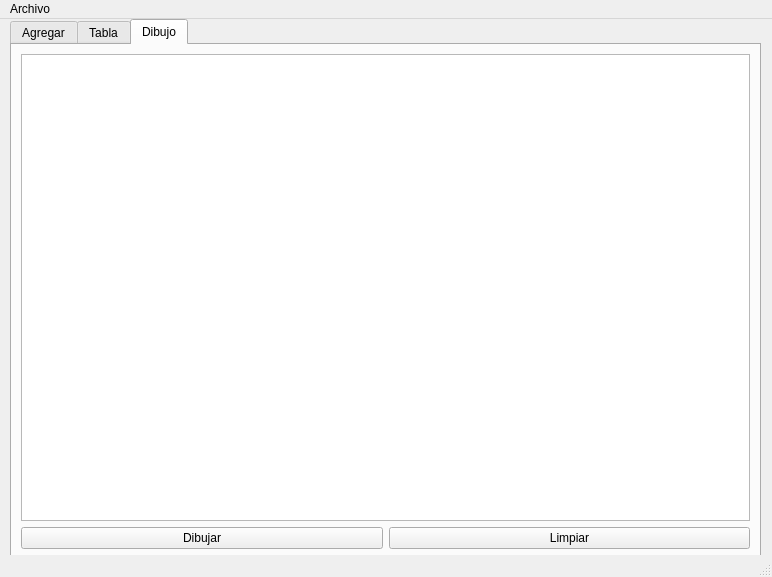
<?xml version="1.0" encoding="UTF-8"?>
<ui version="4.0">
 <class>MainWindow</class>
 <widget class="QMainWindow" name="MainWindow">
  <property name="geometry">
   <rect>
    <x>0</x>
    <y>0</y>
    <width>772</width>
    <height>577</height>
   </rect>
  </property>
  <property name="windowTitle">
   <string>MainWindow</string>
  </property>
  <widget class="QWidget" name="centralwidget">
   <widget class="QTabWidget" name="Agregar">
    <property name="geometry">
     <rect>
      <x>10</x>
      <y>0</y>
      <width>751</width>
      <height>541</height>
     </rect>
    </property>
    <property name="currentIndex">
     <number>2</number>
    </property>
    <widget class="QWidget" name="Tab">
     <attribute name="title">
      <string>Agregar</string>
     </attribute>
     <widget class="QPlainTextEdit" name="Salida">
      <property name="geometry">
       <rect>
        <x>470</x>
        <y>10</y>
        <width>261</width>
        <height>481</height>
       </rect>
      </property>
     </widget>
     <widget class="QGroupBox" name="groupBox_2">
      <property name="geometry">
       <rect>
        <x>0</x>
        <y>0</y>
        <width>461</width>
        <height>491</height>
       </rect>
      </property>
      <property name="title">
       <string>GroupBox</string>
      </property>
      <layout class="QGridLayout" name="gridLayout_4">
       <item row="0" column="0">
        <layout class="QGridLayout" name="gridLayout">
         <item row="0" column="1">
          <widget class="QLineEdit" name="ID_lineEdit"/>
         </item>
         <item row="0" column="0">
          <widget class="QLabel" name="Id_label">
           <property name="text">
            <string>ID: </string>
           </property>
          </widget>
         </item>
         <item row="2" column="1">
          <widget class="QSpinBox" name="Origen_y_spinBox">
           <property name="maximum">
            <number>500</number>
           </property>
          </widget>
         </item>
         <item row="1" column="0">
          <widget class="QLabel" name="label_2">
           <property name="text">
            <string>Origen en x:</string>
           </property>
          </widget>
         </item>
         <item row="4" column="0">
          <widget class="QLabel" name="label_5">
           <property name="text">
            <string>Destino y:</string>
           </property>
          </widget>
         </item>
         <item row="4" column="1">
          <widget class="QSpinBox" name="Destino_y_spinBox">
           <property name="maximum">
            <number>500</number>
           </property>
          </widget>
         </item>
         <item row="3" column="1">
          <widget class="QSpinBox" name="Destino_x_spinBox">
           <property name="maximumSize">
            <size>
             <width>42</width>
             <height>22</height>
            </size>
           </property>
           <property name="maximum">
            <number>500</number>
           </property>
          </widget>
         </item>
         <item row="5" column="0">
          <widget class="QLabel" name="label_6">
           <property name="text">
            <string>Velocidad:</string>
           </property>
          </widget>
         </item>
         <item row="1" column="1">
          <widget class="QSpinBox" name="Origen_x_spinBox">
           <property name="minimumSize">
            <size>
             <width>42</width>
             <height>22</height>
            </size>
           </property>
           <property name="maximumSize">
            <size>
             <width>42</width>
             <height>22</height>
            </size>
           </property>
           <property name="maximum">
            <number>500</number>
           </property>
          </widget>
         </item>
         <item row="2" column="0">
          <widget class="QLabel" name="label_3">
           <property name="text">
            <string>Origen en y:</string>
           </property>
          </widget>
         </item>
         <item row="3" column="0">
          <widget class="QLabel" name="label_4">
           <property name="text">
            <string>Destino x:</string>
           </property>
          </widget>
         </item>
         <item row="5" column="1">
          <widget class="QSpinBox" name="Velocidad_spinBox">
           <property name="maximum">
            <number>500</number>
           </property>
          </widget>
         </item>
        </layout>
       </item>
       <item row="1" column="0">
        <widget class="QGroupBox" name="Color_RGB">
         <property name="title">
          <string>Color (rgb):</string>
         </property>
         <layout class="QGridLayout" name="gridLayout_2">
          <item row="2" column="0">
           <widget class="QLabel" name="label_9">
            <property name="text">
             <string>Blue:</string>
            </property>
           </widget>
          </item>
          <item row="1" column="0">
           <widget class="QLabel" name="label_8">
            <property name="text">
             <string>Green:</string>
            </property>
           </widget>
          </item>
          <item row="1" column="1">
           <widget class="QSpinBox" name="Green_spinBox">
            <property name="maximum">
             <number>255</number>
            </property>
           </widget>
          </item>
          <item row="0" column="1">
           <widget class="QSpinBox" name="Red_spinBox">
            <property name="maximum">
             <number>255</number>
            </property>
           </widget>
          </item>
          <item row="0" column="0">
           <widget class="QLabel" name="label_7">
            <property name="text">
             <string>Red:</string>
            </property>
           </widget>
          </item>
          <item row="2" column="1">
           <widget class="QSpinBox" name="Blue_spinBox">
            <property name="maximum">
             <number>255</number>
            </property>
           </widget>
          </item>
         </layout>
        </widget>
       </item>
       <item row="2" column="0">
        <widget class="QPushButton" name="Agregar_Final_pushButton">
         <property name="text">
          <string>Agregar al Final</string>
         </property>
        </widget>
       </item>
       <item row="3" column="0">
        <widget class="QPushButton" name="Agregar_Inicio_pushButton">
         <property name="text">
          <string>Agregar al Inicio</string>
         </property>
        </widget>
       </item>
       <item row="4" column="0">
        <widget class="QPushButton" name="Mostrar_pushButton">
         <property name="text">
          <string>Mostrar</string>
         </property>
        </widget>
       </item>
      </layout>
     </widget>
    </widget>
    <widget class="QWidget" name="tab_2">
     <attribute name="title">
      <string>Tabla</string>
     </attribute>
     <layout class="QGridLayout" name="gridLayout_3">
      <item row="1" column="1">
       <widget class="QPushButton" name="buscar_pushButton">
        <property name="text">
         <string>Buscar</string>
        </property>
       </widget>
      </item>
      <item row="1" column="2">
       <widget class="QPushButton" name="Mostrar_tabla_pushButton_2">
        <property name="text">
         <string>Mostrar</string>
        </property>
       </widget>
      </item>
      <item row="0" column="0" colspan="3">
       <widget class="QTableWidget" name="tabla"/>
      </item>
      <item row="1" column="0">
       <widget class="QLineEdit" name="buscar_lineEdit">
        <property name="placeholderText">
         <string>Titulo del libro</string>
        </property>
       </widget>
      </item>
     </layout>
    </widget>
    <widget class="QWidget" name="tab_3">
     <attribute name="title">
      <string>Dibujo</string>
     </attribute>
     <layout class="QGridLayout" name="gridLayout_9">
      <item row="0" column="0" colspan="2">
       <widget class="QGraphicsView" name="graphicsView"/>
      </item>
      <item row="1" column="0">
       <widget class="QPushButton" name="dibujar_pushButton">
        <property name="text">
         <string>Dibujar</string>
        </property>
       </widget>
      </item>
      <item row="1" column="1">
       <widget class="QPushButton" name="limpiar_pushButton">
        <property name="text">
         <string>Limpiar</string>
        </property>
       </widget>
      </item>
     </layout>
    </widget>
   </widget>
  </widget>
  <widget class="QMenuBar" name="menubar">
   <property name="geometry">
    <rect>
     <x>0</x>
     <y>0</y>
     <width>772</width>
     <height>21</height>
    </rect>
   </property>
   <widget class="QMenu" name="menuArchivo">
    <property name="title">
     <string>Archivo</string>
    </property>
    <addaction name="actionAbrir"/>
    <addaction name="actionGuardar"/>
   </widget>
   <addaction name="menuArchivo"/>
  </widget>
  <widget class="QStatusBar" name="statusbar"/>
  <action name="actionAbrir">
   <property name="text">
    <string>Abrir</string>
   </property>
   <property name="shortcut">
    <string>Ctrl+O</string>
   </property>
  </action>
  <action name="actionGuardar">
   <property name="text">
    <string>Guardar</string>
   </property>
   <property name="shortcut">
    <string>Ctrl+S</string>
   </property>
  </action>
 </widget>
 <resources/>
 <connections/>
</ui>
